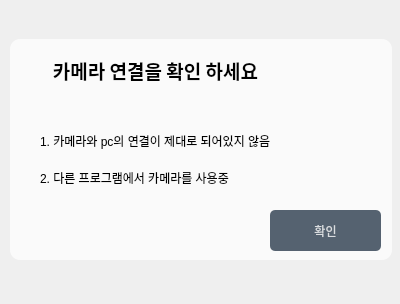
<?xml version="1.0" encoding="UTF-8"?>
<ui version="4.0">
 <class>Dialog</class>
 <widget class="QDialog" name="Dialog">
  <property name="geometry">
   <rect>
    <x>0</x>
    <y>0</y>
    <width>400</width>
    <height>304</height>
   </rect>
  </property>
  <property name="windowTitle">
   <string>Dialog</string>
  </property>
  <property name="styleSheet">
   <string notr="true">QPushButton#pushButton{
	background-color:rgba(85,98,112,255);
	color:rgba(255,255,255,200);
	border-radius:5px;
}
QPushButton#pushButton:pressed{
	padding-left:5px;
	padding-top:5px;
	background-color:rgba(225,200,5,1);
	background-position:calc(100% - 10px)center;
}
QPushButton#pushButton:hover{
	background-color:rgba(255,200,0,1);
}</string>
  </property>
  <widget class="QLabel" name="label">
   <property name="geometry">
    <rect>
     <x>10</x>
     <y>39</y>
     <width>382</width>
     <height>221</height>
    </rect>
   </property>
   <property name="styleSheet">
    <string notr="true">background-color:rgba(250,250,250,255);
border-radius:10px;</string>
   </property>
   <property name="text">
    <string/>
   </property>
  </widget>
  <widget class="QLabel" name="label_3">
   <property name="geometry">
    <rect>
     <x>20</x>
     <y>50</y>
     <width>271</width>
     <height>41</height>
    </rect>
   </property>
   <property name="font">
    <font>
     <family>맑은 고딕</family>
     <pointsize>14</pointsize>
     <weight>75</weight>
     <bold>true</bold>
    </font>
   </property>
   <property name="text">
    <string>카메라 연결을 확인 하세요</string>
   </property>
   <property name="alignment">
    <set>Qt::AlignCenter</set>
   </property>
  </widget>
  <widget class="QPushButton" name="pushButton">
   <property name="geometry">
    <rect>
     <x>270</x>
     <y>210</y>
     <width>111</width>
     <height>41</height>
    </rect>
   </property>
   <property name="styleSheet">
    <string notr="true">cursor:pointer;
</string>
   </property>
   <property name="text">
    <string>확인</string>
   </property>
  </widget>
  <widget class="QLabel" name="label_2">
   <property name="geometry">
    <rect>
     <x>40</x>
     <y>110</y>
     <width>311</width>
     <height>61</height>
    </rect>
   </property>
   <property name="text">
    <string>1. 카메라와 pc의 연결이 제대로 되어있지 않음</string>
   </property>
  </widget>
  <widget class="QLabel" name="label_4">
   <property name="geometry">
    <rect>
     <x>40</x>
     <y>170</y>
     <width>271</width>
     <height>16</height>
    </rect>
   </property>
   <property name="text">
    <string>2. 다른 프로그램에서 카메라를 사용중</string>
   </property>
  </widget>
 </widget>
 <resources/>
 <connections/>
</ui>
